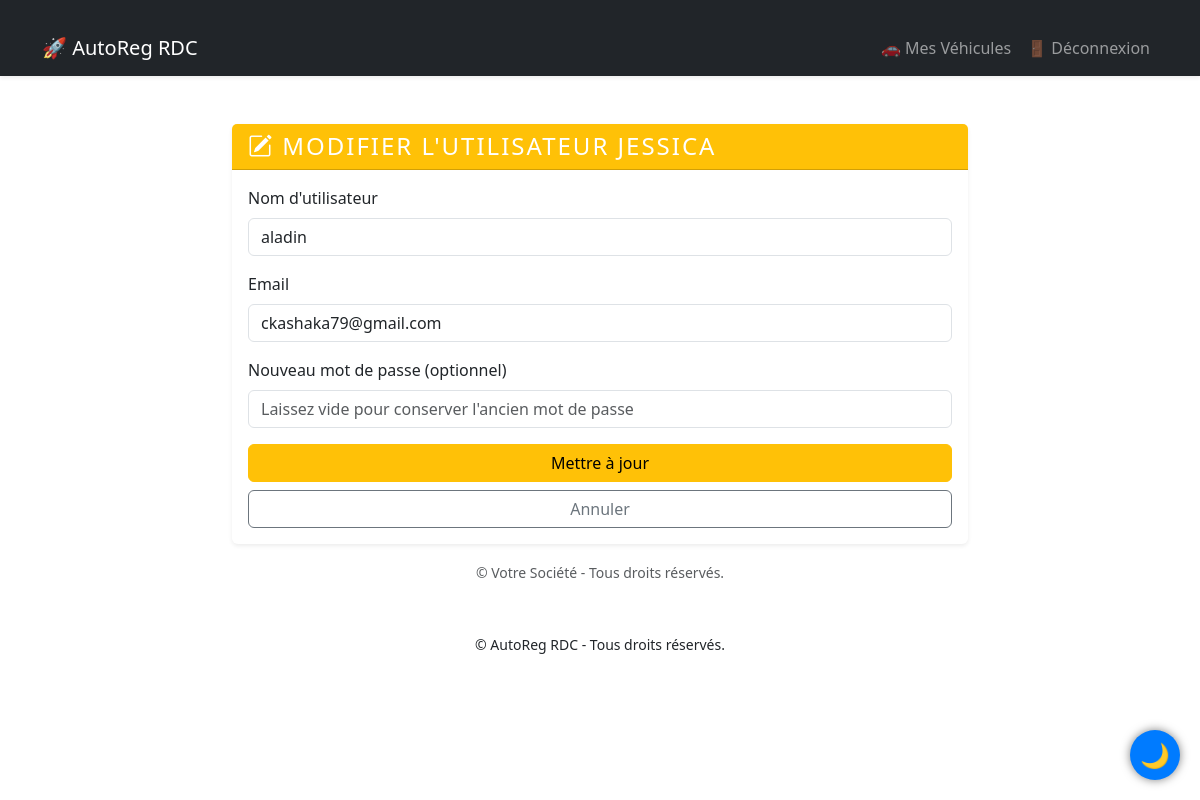
The page /admine/users/edit/1/ (signed in) on the database its author committed.
### rootvibe/models.py (models this page shows, shortened)
class User(AbstractUser):
    is_owner = models.BooleanField(default=True)
    is_agent = models.BooleanField(default=False)
    is_admin = models.BooleanField(default=False)
    SEXE_CHOICES = [
        ('M', 'Masculin'),
        ('F', 'Féminin'),
    ]
    sexe = models.CharField(choices=SEXE_CHOICES, max_length=1, blank=True, null=True)
    telephone = models.CharField(max_length=20, blank=True, null=True, validators=[phone_validator])
    email = models.EmailField(
        unique=True,
        validators=[EmailValidator(message="Entrez une adresse email valide.")]
    )
    first_name = models.CharField(max_length=30, validators=[name_validator])
    last_name = models.CharField(max_length=30, validators=[name_validator])

### rootvibe/views.py (the view)
# urls.py: path('admine/users/edit/<int:user_id>/', views.edit_user, name='edit_user'),
@login_required
def edit_user(request, user_id):
    user = get_object_or_404(User, id=user_id)
    if request.method == 'POST':
        form = CustomUserCreationForm(request.POST, instance=user)
        if form.is_valid():
            form.save()
            return redirect('user_management')
    else:
        form = CustomUserCreationForm(instance=user)
    return render(request, 'admin/edit_user.html', {'form': form})

### rootvibe/forms.py (shortened to what this page needs)
class CustomUserCreationForm(UserCreationForm):
    class Meta:
        model = User
        fields = ('username', 'first_name', 'last_name', 'email', 'telephone')

### rootvibe/context_processors.py (called while the page is built)
def user_groups(request):
    user = request.user
    return {
        'is_agent': user.is_authenticated and user.groups.filter(name="Agent").exists(),
        'is_proprietaire': user.is_authenticated and user.groups.filter(name="Proprietaire").exists(),
    }

### templates/admin/edit_user.html (shortened to what this page needs)
{% extends 'base.html' %}
{% block content %}
<div class="container mt-5">
  <div class="row justify-content-center">
    <div class="col-md-8">
      <div class="card shadow-sm border-0">
        <div class="card-header bg-warning text-white">
          <h4 class="mb-0"><i class="bi bi-pencil-square"></i> Modifier l'utilisateur {{ user.username }}</h4>
        </div>
        <div class="card-body">
          <form method="post" novalidate>
            <div class="mb-3">
              <label for="id_username" class="form-label">Nom d'utilisateur</label>
              <input type="text" name="username" id="id_username" class="form-control {% if form.username.errors %}is-invalid{% endif %}" value="{{ form.username.value|default:user.username }}" required>
            </div>
            <div class="mb-3">
              <label for="id_email" class="form-label">Email</label>
              <input type="email" name="email" id="id_email" class="form-control {% if form.email.errors %}is-invalid{% endif %}" value="{{ form.email.value|default:user.email }}" required>
            </div>
            <div class="mb-3">
              <label for="id_password" class="form-label">Nouveau mot de passe (optionnel)</label>
              <input type="password" name="password" id="id_password" class="form-control {% if form.password.errors %}is-invalid{% endif %}" placeholder="Laissez vide pour conserver l'ancien mot de passe">
            </div>
            <div class="d-grid gap-2">
              <button type="submit" class="btn btn-warning">Mettre à jour</button>
              <a href="{% url 'user_management' %}" class="btn btn-outline-secondary">Annuler</a>
            </div>
          </form>
        </div>
      </div>
      <footer class="mt-3 text-center text-muted">
        <small>&copy; {{ now|date:"Y" }} Votre Société - Tous droits réservés.</small>
      </footer>
    </div>
  </div>
</div>
{% endblock %}

### rootvibe/static/css/style.css (style rules this page uses)
body { font-family: 'Orbitron', sans-serif; background: var(--background-color); color: var(--text-color); transition: background 0.3s, color 0.3s; }
:root { --background-color: #f8f9fa; --text-color: #212529; --card-background: #ffffff; --btn-primary-bg: #007bff; --navbar-bg: rgba(0, 0, 0, 0.85); }
.container { margin-top: 20px; }
.card { background: var(--card-background); border: none; border-radius: 12px; backdrop-filter: blur(15px); color: var(--text-color); }
.card-header { background: rgba(255, 255, 255, 0.15); text-transform: uppercase; font-weight: bold; letter-spacing: 2px; }
input, select, textarea { background: rgba(255, 255, 255, 0.15); color: var(--text-color); border: 1px solid rgba(255, 255, 255, 0.2); padding: 10px; border-radius: 5px; }
input::placeholder, textarea::placeholder { color: rgba(255, 255, 255, 0.6); }

### rows shown on the page
User: username "JESSICA"
User: username "aladin", email "ckashaka79@gmail.com"
